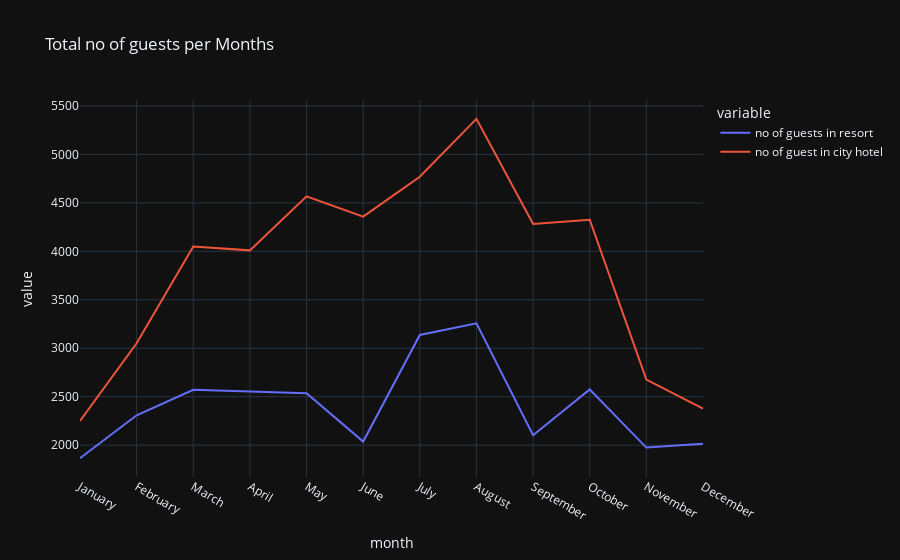

Here is the notebook cell this chart was saved with:
### Code cell
px.line(final_guests, x='month', y=['no of guests in resort','no of guest in city hotel'],
        title='Total no of guests per Months',template='plotly_dark')

### Figure 1 — Plotly figure (JSON) as saved in the notebook; plotly's stock layout.template omitted (floating-point values rounded to 4 significant figures)
{"data": [{"hovertemplate": "variable=no of guests in resort<br>month=%{x}<br>value=%{y}<extra></extra>", "legendgroup": "no of guests in resort", "line": {"color": "#636efa", "dash": "solid"}, "marker": {"symbol": "circle"}, "mode": "lines", "name": "no of guests in resort", "orientation": "v", "showlegend": true, "type": "scatter", "x": ["January", "February", "March", "April", "May", "June", "July", "August", "September", "October", "November", "December"], "xaxis": "x", "y": [1866, 2308, 2571, 2550, 2535, 2037, 3137, 3257, 2102, 2575, 1975, 2014], "yaxis": "y"}, {"hovertemplate": "variable=no of guest in city hotel<br>month=%{x}<br>value=%{y}<extra></extra>", "legendgroup": "no of guest in city hotel", "line": {"color": "#EF553B", "dash": "solid"}, "marker": {"symbol": "circle"}, "mode": "lines", "name": "no of guest in city hotel", "orientation": "v", "showlegend": true, "type": "scatter", "x": ["January", "February", "March", "April", "May", "June", "July", "August", "September", "October", "November", "December"], "xaxis": "x", "y": [2249, 3051, 4049, 4010, 4568, 4358, 4770, 5367, 4283, 4326, 2676, 2377], "yaxis": "y"}], "layout": {"legend": {"title": {"text": "variable"}, "tracegroupgap": 0}, "title": {"text": "Total no of guests per Months"}, "xaxis": {"anchor": "y", "domain": [0, 1], "title": {"text": "month"}}, "yaxis": {"anchor": "x", "domain": [0, 1], "title": {"text": "value"}}}}
